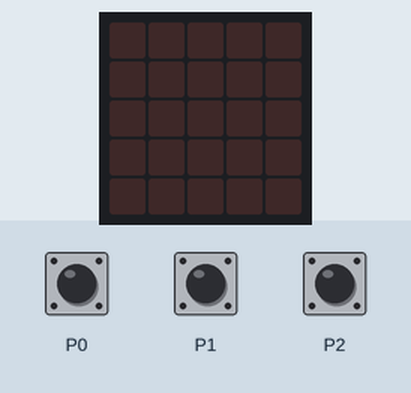
This program was run on a simulated BBC micro:bit (MakeCode). On the bench: the board's 5×5 LED display. Inputs (shaded band) come from the test bench. Random numbers come from a fixed seed.

Above: at 1.2 s.
1.3 s: touch pin P0 pressed for 0.15 s
At 1.7 s:
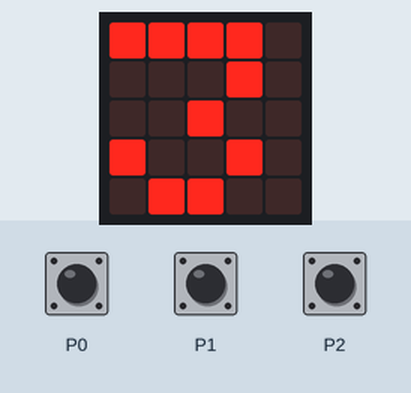
4.4 s: touch pin P1 pressed for 0.15 s
At 5.3 s:
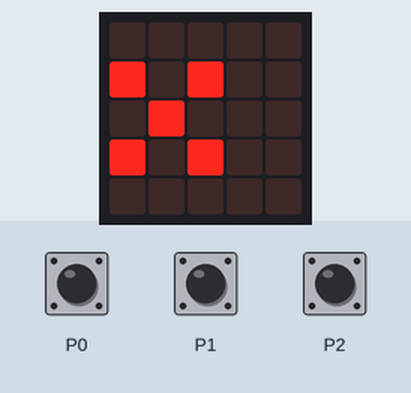
6.0 s: touch pin P2 pressed for 0.15 s
At 6.5 s:
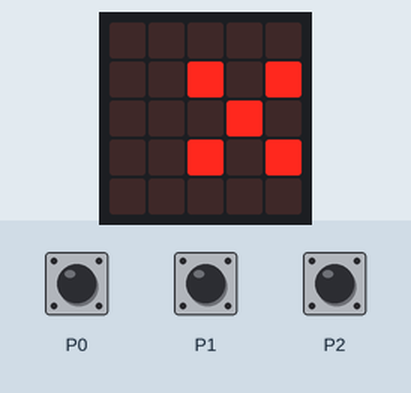
7.6 s: touch pin P0 pressed for 0.15 s
At 8.9 s:
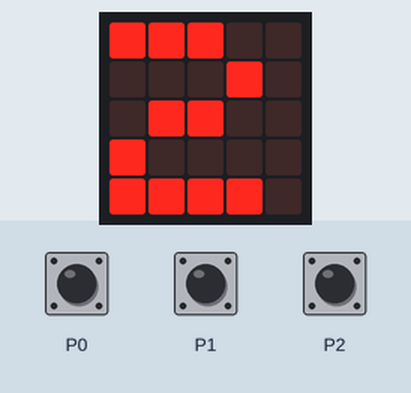
10.7 s: touch pin P0 pressed for 0.15 s
At 13.7 s:
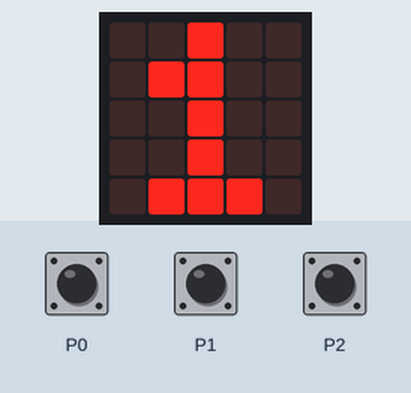
13.8 s: touch pin P0 pressed for 0.15 s
At 20.2 s:
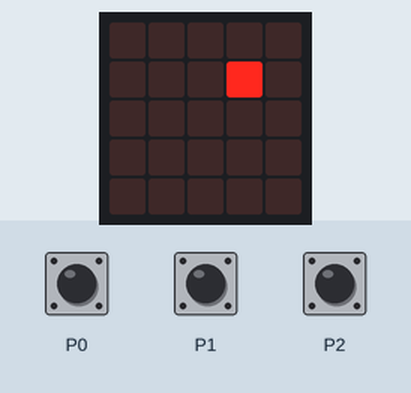
Timing chart, 0 to 21.3 s (numbered marks = the images above; inputs shaded):
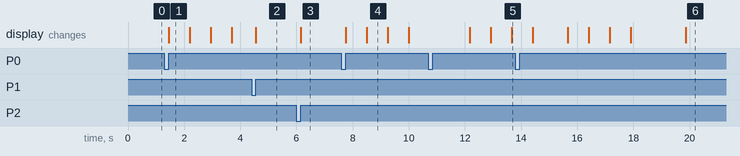

Measured:
- after the input at 1.3 s, the display: changes after 0.15 s (image 1)
- after the input at 6.0 s, the display: changes after 0.15 s (image 3)
- after the input at 7.6 s, the display: first changes after 0.15 s (image 4 shows a later state)
- what the display in image 1 shows lasts 0.7 s, from 1.5 s to 2.2 s

The program:

main.ts
```typescript
let running = false
let false_start = false
let start = 0
let end = 0
input.onPinPressed(TouchPin.P0, function () {
    running = false
    false_start = false
    basic.showNumber(3)
    basic.showNumber(2)
    basic.showNumber(1)
    basic.clearScreen()
    basic.pause(1000 + randint(0, 2000))
    if (!(false_start)) {
        start = input.runningTime()
        running = true
        led.stopAnimation()
        basic.clearScreen()
        led.plot(randint(0, 4), randint(0, 4))
    }
})
input.onPinPressed(TouchPin.P2, function () {
    if (running) {
        running = false
        end = input.runningTime()
        basic.showLeds(`
            . . . # #
            . . . # #
            . . . # #
            . . . # #
            . . . # #
            `)
        basic.pause(1000)
        basic.showNumber(end - start)
    } else {
        false_start = true
        basic.showLeds(`
            . . . . .
            . . # . #
            . . . # .
            . . # . #
            . . . . .
            `)
    }
})
input.onPinPressed(TouchPin.P1, function () {
    if (running) {
        running = false
        end = input.runningTime()
        basic.showLeds(`
            # # . . .
            # # . . .
            # # . . .
            # # . . .
            # # . . .
            `)
        basic.pause(1000)
        basic.showNumber(end - start)
    } else {
        false_start = true
        basic.showLeds(`
            . . . . .
            # . # . .
            . # . . .
            # . # . .
            . . . . .
            `)
    }
})
```

test.ts
```typescript
// tu są testy; nie będzie to kompilowane, gdy ten pakiet będzie używany jako rozszerzenie.
```
